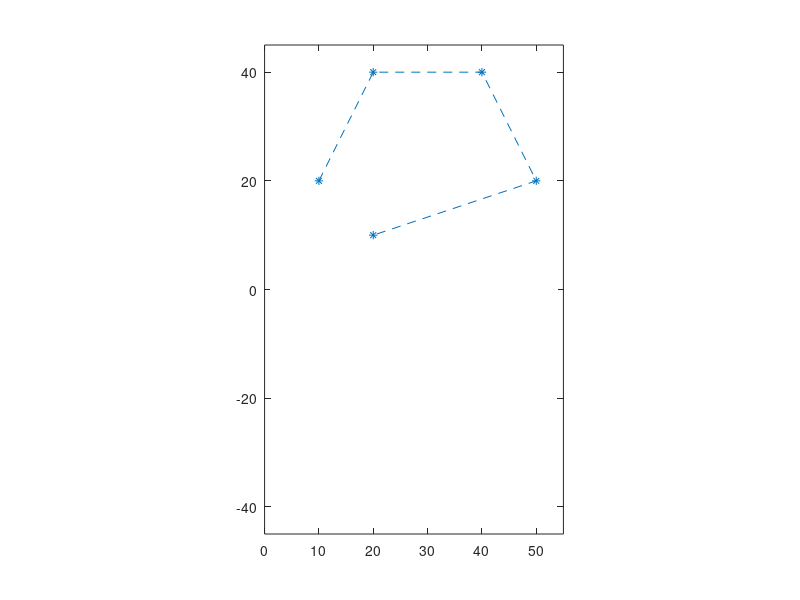

Reproduce this figure in MATLAB. (Note: this script raises an error after producing the figure.)
clear

px = [10 20 40 50 20];
py = [20 40 40 20 10];

plot(px,py, '*--');

axis equal
axis([0 55 -45 45]);
hold on

n = 4;

syms t
cx(t) = 0*t;
cy(t) = 0*t;

for i=0:n
    b(t) = nchoosek(n, i) * t^i * (1-t)^(n-i);
    cx(t) = cx(t) + px(i+1) * b(t);
    cy(t) = cy(t) + py(i+1) * b(t);
end

fplot(cx,cy, [0 1])


%%%%% 17. %%%%%

px2 = [px(5) 20];
py2 = [py(5) -40];

plot(px2,py2, 'g*');

vx = [-60 60];
vy = [-20 0];

tk = [0 1];

syms a3 a2 a1 a0

c(t) = a3 * t^3 + a2 * t^2 + a1 * t + a0;
cd(t) = diff(c,t);

e = [c(tk(1)) == px2(1), c(tk(2)) == px2(2), cd(tk(1)) == vx(1), cd(tk(2)) == vx(2)];
m = solve(e, [a3 a2 a1 a0]);

x(t) = subs(c, [a3 a2 a1 a0], [m.a3 m.a2 m.a1 m.a0]);

e = [c(tk(1)) == py2(1), c(tk(2)) == py2(2), cd(tk(1)) == vy(1), cd(tk(2)) == vy(2)];
m = solve(e, [a3 a2 a1 a0]);

y(t) = subs(c, [a3 a2 a1 a0], [m.a3 m.a2 m.a1 m.a0]);

fplot(x, y, [tk(1) tk(2)])


